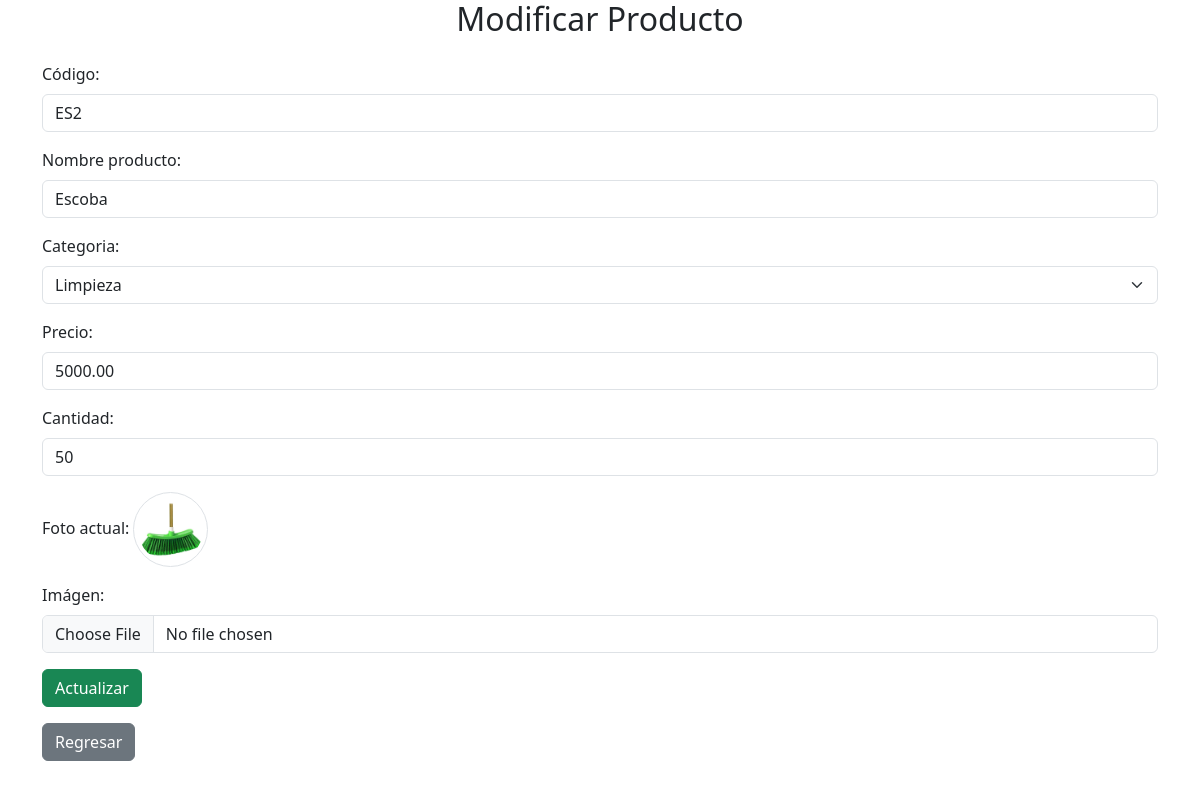
Screenshot of /modificar.php?id=1 with the database file from the repository.
### tables this page shows
CREATE TABLE `productos` (
  `id` BIGINT(20) NOT NULL AUTO_INCREMENT,
  `codigo` VARCHAR(50) NOT NULL,
  `nombre` VARCHAR(100) NOT NULL,
  `id_categoria` BIGINT(20) NOT NULL,
  `precio` DOUBLE(10,2) NOT NULL,
  `cantidad` INT(10) NOT NULL,
  `img` TEXT DEFAULT NULL,
  `estado` TINYINT(1) NOT NULL DEFAULT 1,
  `fecha_creacion` DATETIME NOT NULL DEFAULT CURRENT_TIMESTAMP(),
  PRIMARY KEY (`id`),
  KEY `id_categoria` (`id_categoria`),
  CONSTRAINT `productos_ibfk_1` FOREIGN KEY (`id_categoria`) REFERENCES `categorias` (`id`) ON UPDATE CASCADE
);

### modificar.php (the view, shortened to what this page needs)
<?php
require_once('conexion.php');
if ($_SERVER["REQUEST_METHOD"] == "POST") {
    $id = $_POST["id"];
    $codigo = $_POST["codigo"];
    $producto = $_POST["producto"];
    $id_categoria = $_POST["categoria"];
    $precio = $_POST["precio"];
    $cantidad = $_POST["cantidad"];
    $sqlFoto = "SELECT cantidad, img FROM productos WHERE id = $id";
    $result = $conexion->query($sqlFoto);
    $row = $result->fetch_assoc();
    if (isset($_FILES['img']) && $_FILES['img']['error'] === UPLOAD_ERR_OK) {
        $targetDir = "uploads/";
        $fileName = basename($_FILES["img"]["name"]);
        $targetFilePath = $targetDir . uniqid() . "_" . $fileName;
        $fileType = strtolower(pathinfo($targetFilePath, PATHINFO_EXTENSION));
        $allowedTypes = array('jpg', 'jpeg', 'png', 'gif');
        if (in_array($fileType, $allowedTypes)) {
            if (move_uploaded_file($_FILES["img"]["tmp_name"], $targetFilePath)) {
                $fotoActual = $row['img'];
                unlink($fotoActual);
                $sql = "UPDATE productos SET codigo='$codigo', nombre='$producto', id_categoria=$id_categoria, precio=$precio, cantidad=$cantidad, img='$targetFilePath' WHERE id=$id";
            } else {
                echo "Hubo un error subiendo el archivo.";
            }
        } else {
            echo "Solo se permiten archivos de tipo JPG, JPEG, PNG, o GIF.";
        }
    } else {
        $sql = "UPDATE productos SET codigo='$codigo', nombre='$producto', id_categoria=$id_categoria, precio=$precio, cantidad=$cantidad WHERE id=$id";
    }
    if ($conexion->query($sql) === TRUE) {
        $cantidadActual = $row['cantidad'];
        if ($cantidadActual != $cantidad) {
            $sqlHistorial = "INSERT INTO logs (id_producto, modo, cantidad) VALUES ($id, 'ACTUALIZANDO', $cantidad)";
            $conexion->query($sqlHistorial);
        }
        echo "Registro actualizado exitosamente";
    } else {
        echo "Error actualizando registro: " . $conexion->error;
    }
    $conexion->close();
    header("Location: index.php");
}else {
    $id = $_GET["id"];
    $sql = "SELECT p.id, p.codigo, p.nombre AS producto, c.id AS id_categoria, c.nombre AS categoria, p.precio, p.cantidad, p.img
            FROM productos p
            LEFT JOIN categorias c ON c.id = p.id_categoria
            WHERE p.id=$id AND p.estado = 1;";
    $result = $conexion->query($sql);
    $row = $result->fetch_assoc();
    $opt_categorias = "SELECT id, nombre FROM categorias";
    $opciones_result = $conexion->query($opt_categorias);
}
?>
<!DOCTYPE html>
<html>
<head>
    <link href="https://cdn.jsdelivr.net/npm/bootstrap@5.3.0-alpha1/dist/css/bootstrap.min.css" rel="stylesheet">
</head>
<body>
    <div class="container text-center">
        <h2>Modificar Producto</h2>
    </div>
    <div class="container mt-4">
        <form action="modificar.php" method="post" enctype="multipart/form-data">
            <div class="mb-3">
                <label for="codigo" class="form-label">Código:</label>
                <input type="text" class="form-control" name="codigo" value="<?php echo $row['codigo']; ?>" required>
            </div>
            <div class="mb-3">
                <label for="producto" class="form-label">Nombre producto:</label>
                <input type="text" class="form-control" name="producto" value="<?php echo $row['producto']; ?>" required>
            </div>
            <div class="mb-3">
                <label for="categoria" class="form-label">Categoria:</label>
                <select class="form-select" aria-label="Default select example" id="categoria" name="categoria" required>
                    <?php
                        if ($opciones_result->num_rows > 0) {
                            while($opcion = $opciones_result->fetch_assoc()) {
                                $selected = $row['id_categoria'] == $opcion['id'] ? 'selected' : '';
                                echo "<option value='" . $opcion["id"] . "' $selected>" . $opcion["nombre"] . "</option>";
                            }
                        }
                    ?>
                </select>
            </div>
            <div class="mb-3">
                <label for="precio" class="form-label">Precio:</label>
                <input type="number" class="form-control" name="precio" value="<?php echo $row['precio']; ?>" required>
            </div>
            <div class="mb-3">
                <label for="cantidad" class="form-label">Cantidad:</label>
                <input type="number" class="form-control" name="cantidad" value="<?php echo $row['cantidad']; ?>" required>
            </div>
            <div class="mb-3">
                <label for="img">Foto actual:</label>
                <img src="<?php echo $row['img']; ?>" class="img-thumbnail rounded-circle" style="width: 75px; height: auto;">
            </div>
            <div class="mb-3">
                <label for="img" class="form-label">Imágen:</label>
                <input class="form-control" type="file" name="img">
            </div>
            <div class="mb-3">
                <button type="submit" class="btn btn-success">Actualizar</button>
            </div>
            <div class="mb-3">
                <a href="index.php" class='btn btn-secondary'>Regresar</a>
            </div>
        </form>
    </div>
</body>
</html>

### rows the page displays
productos: codigo "ES2", producto "Escoba", precio "5000.00", cantidad "50", img (picture)

### other values shown
form field categoria "Limpieza"
